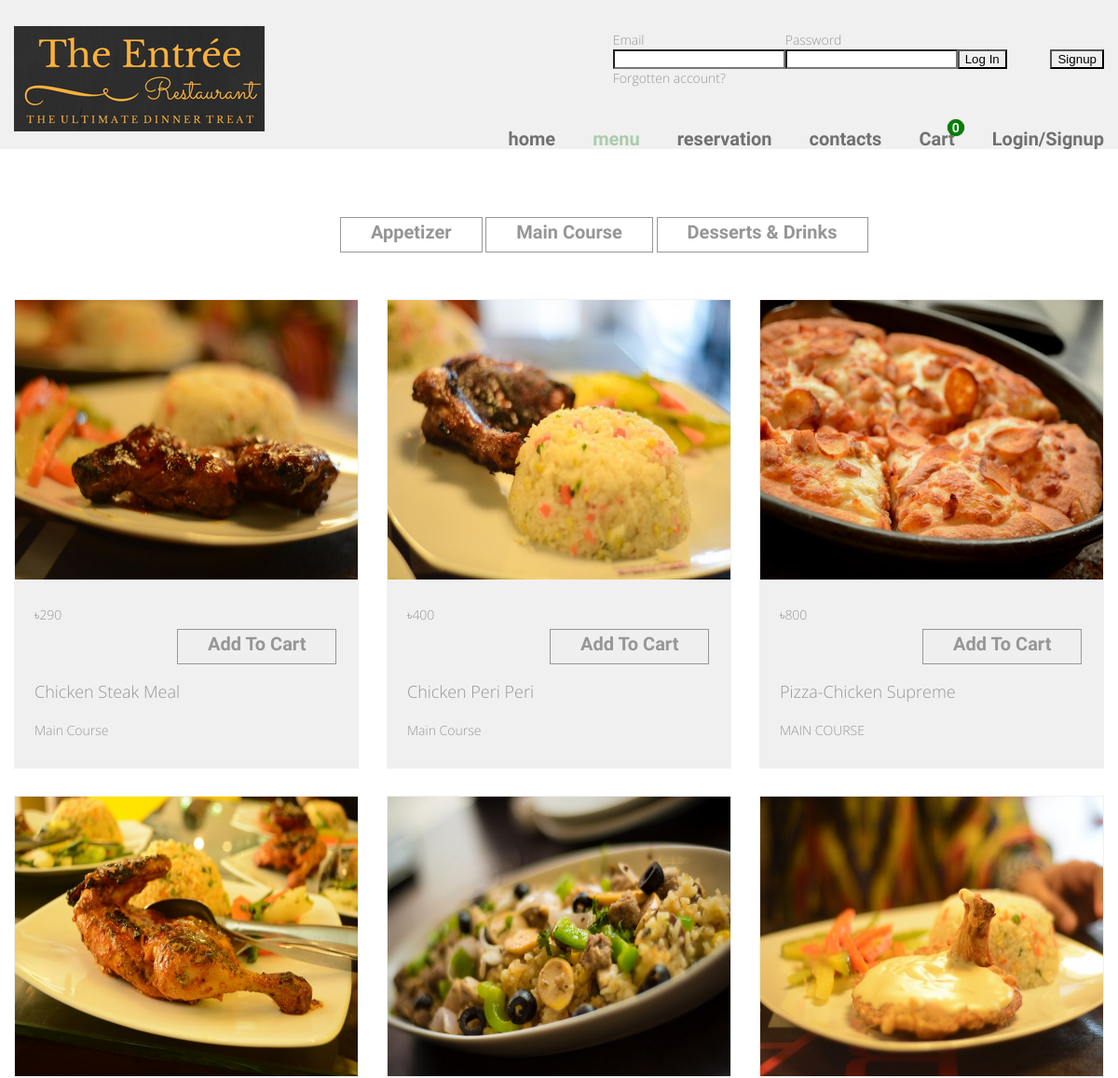
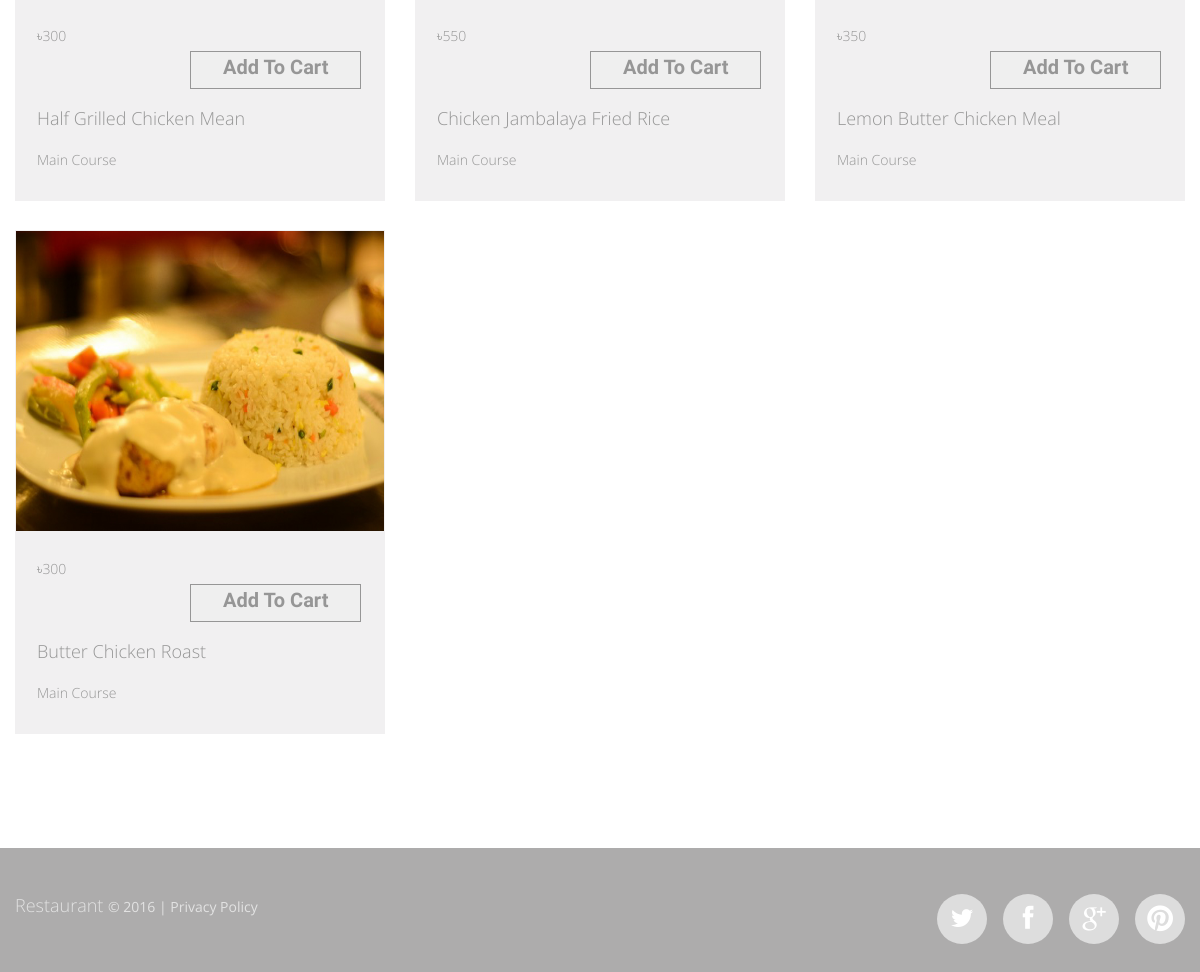
Screenshot of /views/Restaurant/menu.php?category=Main Course with the database file from the repository (2 pictures, top to bottom).
### tables this page shows
CREATE TABLE `fooditem` (
  `id` int(11) NOT NULL,
  `category` varchar(300) NOT NULL,
  `food_name` varchar(300) NOT NULL,
  `food_image` varchar(300) NOT NULL,
  `food_code` int(255) NOT NULL,
  `price` int(255) NOT NULL,
  `deleted_at` int(11) DEFAULT NULL
);

### src/Model/Database.php (called while the page is built, shortened)
<?php
class Database{
    public function __construct()
    {
        $this->conn= mysqli_connect("localhost","root","","restaurant") or die('Database connection failed');
    }
}

### src/Admin/Admin.php (called while the page is built, shortened)
<?php
class Admin extends DB
{
    public function getMenueByCategory($category)
    {
        $_allMenue=array();
        $query="SELECT * FROM `fooditem` WHERE `category`='".$category."'";
        $result=mysqli_query($this->conn,$query);
        while($row=mysqli_fetch_assoc($result))
        {
            $_allMenue[]=$row;
        }
        return $_allMenue;
    }
}

### views/Restaurant/menu.php (the view, shortened to what this page needs)
<?php
$actual_link = "http://$_SERVER[HTTP_HOST]$_SERVER[REQUEST_URI]";
if(isset($_REQUEST['category']) && !empty($_REQUEST['category'])){
    $newMenu = new Admin();
    $menuItems = $newMenu->getMenueByCategory($_REQUEST["category"]);
}
include ('header.php');
?>
<?php if(isset($menuItems) && !empty($menuItems)) { ?>
    <section class="content gallery pad1" >
        <div class="container">
            <div class="row" style="margin-left: 350px; margin-bottom: 50px;">
                <div class="btn-group">
                    <a href="menu.php?category=Appetizer" class="btn <?php if($_REQUEST['category'] == 'Appetizer')  echo 'current';?>" >
                        Appetizer
                    </a>
                    <a href="menu.php?category=Main%20Course" class="btn <?php if($_REQUEST['category'] == 'Main Course')  echo 'current';?>" >
                        Main Course
                    </a>
                    <a href="menu.php?category=DESSERTS%20or%20DRINKS" class="btn <?php if($_REQUEST['category'] == 'DESSERTS or DRINKS')  echo 'current';?>" >
                        Desserts & Drinks
                    </a>
                </div>
            </div>
            <div class="row" id="menuItemRow">
            <?php
            $sl = 0;
            foreach ($menuItems as $item) {
                $sl++;
                ?>
                    <div class="grid_4" id="menuItems" >
                        <div class="gall_block">
                            <div class="maxheight">
                                <a href="../../resource/FoodImage/<?php echo $item['food_image'] ?>"
                                   class="gall_item"><img
                                        src="../../resource/FoodImage/<?php echo $item['food_image'] ?>" alt=""
                                        height="300" width="150"></a>
                                <div class="gall_bot">
                                    <form action="<?php echo  $actual_link ?>" method="post">
                                    <label><?php echo "৳" . $item['price'] ?></label>
                                    <button class="btn" id="addToCart" type="submit"
                                            style="margin-left: 120px; margin-bottom: 20px ">Add To Cart
                                    </button>
                                    </form>
                                    <div class="text1"><a href="#"><?php echo $item['food_name'] ?></a></div>
                                    <?php echo $item['category'] ?>
                                    <br>
                                </div>
                            </div>
                        </div>
                    </div>
                <?php
                if (($sl % 3) == 0) {
                    echo '<div class="clear sep__1"></div>';
                }
            }?>
            </div>
        </div>
    </section>
<?php } ?>
<?php include ('footer.php');?>

### resource/css/style.css (style rules this page uses)
html { width: 100%; }
* { -webkit-text-size-adjust: none; }
body { position: relative; background-color: #adacac; color: #969696; font: 300 14px/20px 'Open Sans', sans-serif; }
img { max-width: 100%; }
a { text-decoration: none; color: inherit; outline: none; transition: 0.5s ease; -o-transition: 0.5s ease; -webkit-transition: 0.5s ease; }
.btn { display: inline-block; border: 1px solid #969696; color: #969696; margin-top: 24px; padding: 5px 32px 11px; font: bold 20px/20px 'Economica', sans-serif; }
.clear { float: none !important; clear: both; }
.content { padding-bottom: 114px; background-color: #fff; }
.pad1 { padding-top: 49px; }
.gall_item { display: block; background: #aaccaa url(../images/magnify.png) center center no-repeat; }
.gall_item img { transition: 0.5s ease; -o-transition: 0.5s ease; -webkit-transition: 0.5s ease; width: 100%; box-shadow: 0 0 #fff; }
.gall_block { background-color: #f1f0f1; padding: 1px; }
.gall_bot { padding: 28px 21px 30px; }
.gall_bot .btn { position: relative; top: 1px; }
.gall_bot .text1 { margin-bottom: 22px; }
.sep__1 { height: 29px; }
.text1 { font-size: 18px; margin-bottom: 2px; line-height: 20px; }

### resource/css/grid.css (style rules this page uses)
html, body, div, span, applet, object, iframe, h1, h2, h3, h4, h5, h6, p, blockquote, pre, a, abbr, acronym, address, big, cite, code, del, dfn, em, img, ins, kbd, q, s, samp, small, strike, strong, sub, sup, tt, var, b, u, i, center, dl, dt, dd, ol, ul, li, fieldset, form, label, legend, table, caption, tbody, tfoot, thead, tr, th, td, article, aside, canvas, details, embed, figure, figcaption, footer, header, hgroup, menu, nav, output, ruby, section, summary, time, mark, audio, video { margin: 0; padding: 0; border: 0; font-size: 100%; font: inherit; vertical-align: top; }
article, aside, details, figcaption, figure, footer, header, hgroup, menu, nav, section { display: block; }
body { line-height: 1; }
.row { margin-left: -30px; *zoom: 1; }
.row:before, .row:after { display: table; content: ""; line-height: 0; }
.row:after { clear: both; }
[class*="grid_"] { float: left; min-height: 1px; margin-left: 30px; }
.container { width: 1170px; }
.grid_4 { width: 370px; }
.container { margin-right: auto; margin-left: auto; *zoom: 1; }
.container:before, .container:after { display: table; content: ""; line-height: 0; }
.container:after { clear: both; }

### rows the page displays
fooditem: food_image (picture), price "290", food_name "Chicken Steak Meal", category "Main Course"
fooditem: food_image (picture), price "400", food_name "Chicken Peri Peri", category "Main Course"
fooditem: food_image (picture), price "800", food_name "Pizza-Chicken Supreme", category "MAIN COURSE"
fooditem: food_image (picture), price "300", food_name "Half Grilled Chicken Mean", category "Main Course"
fooditem: food_image (picture), price "550", food_name "Chicken Jambalaya Fried Rice", category "Main Course"
fooditem: food_image (picture), price "350", food_name "Lemon Butter Chicken Meal", category "Main Course"
fooditem: food_image (picture), price "300", food_name "Butter Chicken Roast", category "Main Course"
